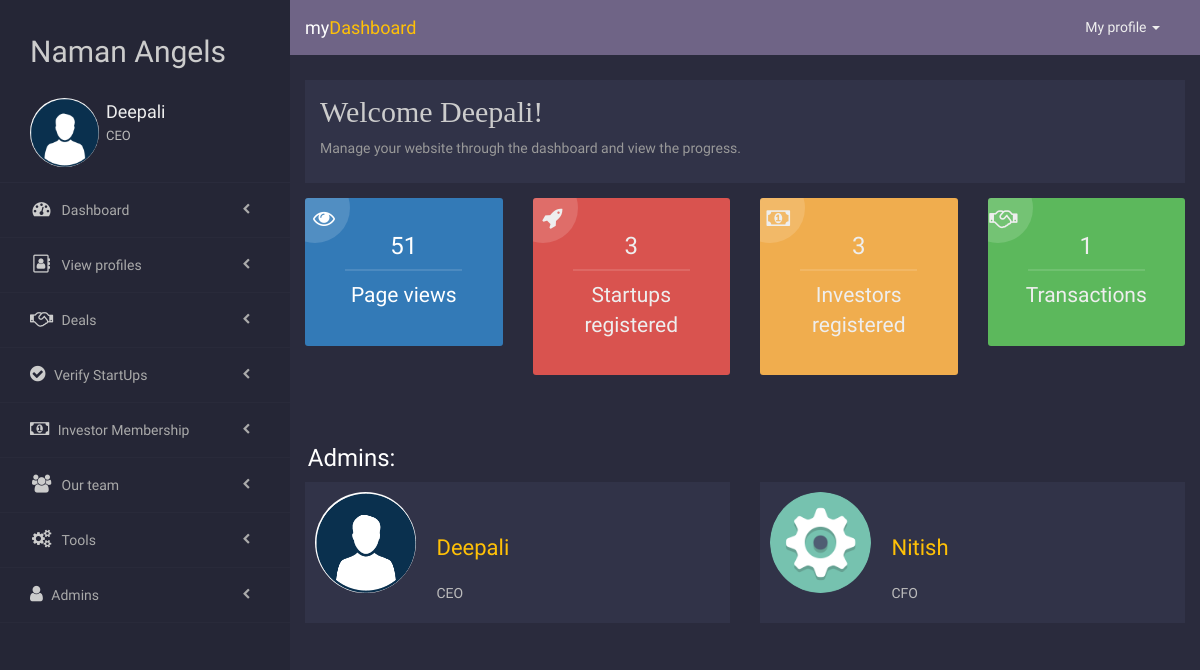
/admin/dashboard.php (signed in), run on an earlier commit of the app's database.
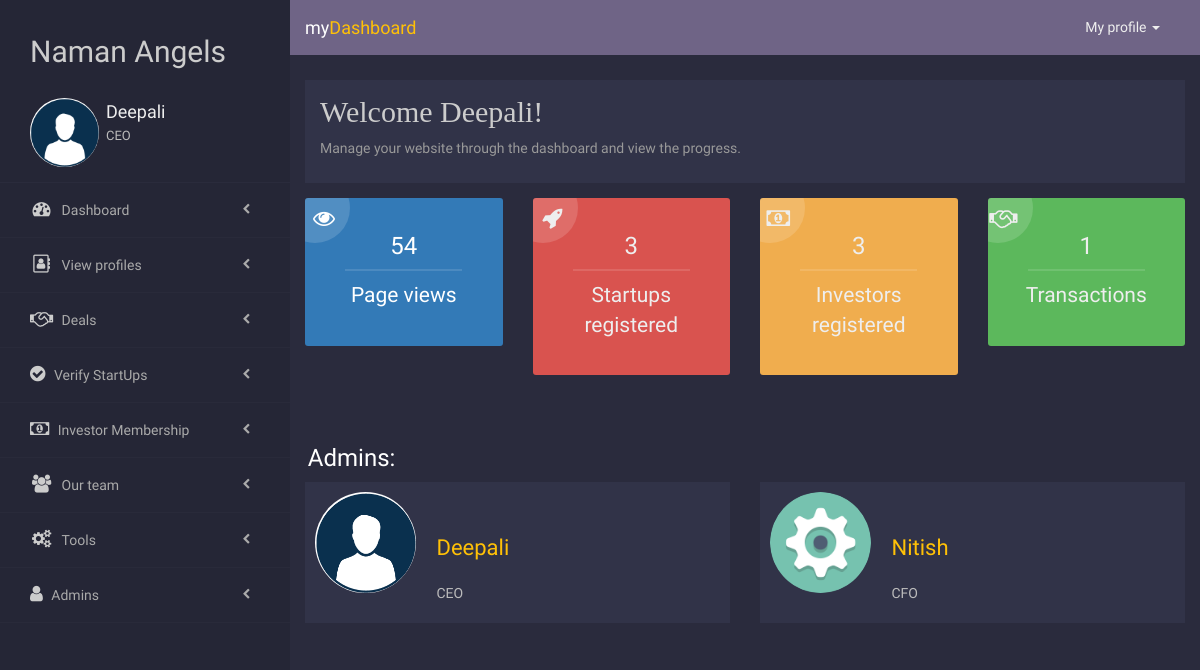
And on a later commit of the database.
### tables this page shows
CREATE TABLE `siteinfo` (
  `ID` int(100) NOT NULL,
  `Counter` int(100) NOT NULL DEFAULT '0'
);

### admin/dashboard.php (the view, shortened to what this page needs)
<?php
  require "../server.php" ;
  $q = "SELECT * FROM userstp;";
	$results=mysqli_query($db, $q);
  $startup=mysqli_num_rows($results);
  $q1 = "SELECT * FROM userinv;";
	$results=mysqli_query($db, $q1);
  $investor=mysqli_num_rows($results);
  $q1 = "SELECT * FROM requests WHERE Deal=1;";
  $results=mysqli_query($db, $q1);
  $transactions=mysqli_num_rows($results);
  $q = "SELECT * FROM siteinfo where ID = '1'";
  $results=mysqli_query($db, $q);
  $row = mysqli_fetch_array($results);
  $pagehit = $row['Counter'];
?>
<html lang="en">
  <head>
    <link rel="stylesheet" href="https://maxcdn.bootstrapcdn.com/font-awesome/4.7.0/css/font-awesome.min.css">
    <link rel="stylesheet" href="css/dashboard.css">
  </head>
  <body>
  <?php require "sidebar.php" ?>
  <div class="cont">
      <div class="welcome">
        <div class="container-fluid">
          <div class="row">
            <div class="col-md-12">
              <div class="content">
                <h2>Welcome <?php echo $AdminName;?>!</h2>
                <p>Manage your website through the dashboard and view the progress.</p>
              </div>
            </div>
          </div>
        </div>
      </div>
      <section class='statis text-center'>
        <div class="container-fluid">
          <div class="row">
            <div class="col-md-3">
              <div class="box bg-primary">
                <i class="fa fa-eye"></i>
                <h3><?= $pagehit?></h3>
                <p class="lead">Page views</p>
              </div>
            </div>
            <div class="col-md-3">
              <div class="box danger">
                <i class="fa fa-rocket"></i>
                <h3><?php echo $startup ;?></h3>
                <p class="lead">Startups registered</p>
              </div>
            </div>
            <div class="col-md-3">
              <div class="box warning">
                <i class="fa fa-money"></i>
                <h3><?php echo $investor ;?></h3>
                <p class="lead">Investors registered</p>
              </div>
            </div>
            <div class="col-md-3">
              <div class="box success">
                <i class="fa fa-handshake-o"></i>
                <h3><?php echo $transactions ;?></h3>
                <p class="lead">Transactions</p>
              </div>
            </div>
          </div>
        </div>
      </section>
      <?php
            $qu = "SELECT * FROM admin";
            $results = mysqli_query($db, $qu);
            echo '
                  <section class="admins">
                    <div class="container-fluid">
                    <div class="row">
                     <h3>  &nbsp;&nbsp;&nbsp;Admins:</h3>
            ';
            while($row = mysqli_fetch_assoc($results))
            {
                    echo '
                      <div class="col-md-6">
                      <div class="box">
                            <div class="admin">
                              <div class="img">
                              <img class="img-responsive" src="../'.$row['ProfilePic'].'" style="border-radius:50%;"/>
                              </div>
                              <div class="info"><br><br>
                              <font class="name">'.$row['AdminName'].'</font><br><br>
                              <p class="designation">'.$row['AdminDesgn'].'</p></center>
                              </div>
                            </div>
                            </div>
                            </div>';
            }
            echo '
            </div>
            </div>
            </section>
            ';
            ?>
      </div>
      </body>
    </html>

### admin/sidebar.php (shortened to what this page needs)
<?php
  $id = $_SESSION['adminID'];
	$qu = "SELECT * FROM admin WHERE adminID = '$id'";
	$results = mysqli_query($db, $qu);
	$row = mysqli_fetch_assoc($results);
	$AdminName = $row['AdminName'];
  $AdminDesgn = $row['AdminDesgn'];
  $ProfilePic = $row['ProfilePic'];
?>
<html lang="en">
  <head>
    <link rel="stylesheet" href="https://maxcdn.bootstrapcdn.com/bootstrap/3.3.7/css/bootstrap.min.css">
    <link rel="stylesheet" href="https://maxcdn.bootstrapcdn.com/font-awesome/4.7.0/css/font-awesome.min.css">
    <link rel="stylesheet" href="css/sidebar.css">
  </head>
  <body>
    <aside class="side-nav" id="show-side-navigation1">
      <div class="heading">
        <h2>Naman Angels</h2><br>
        <?= "<img src='../".$ProfilePic."' style='border-radius:50%;'/>";?>
        <div class="info">
          <h3><a href="profile.php"><?php echo $AdminName;?></a></h3>
          <p><?php echo $AdminDesgn; ?></p>
        </div>
      </div>
      <ul class="categories">
      <li><i class="fa fa-dashboard fa-fw"></i><a href="dashboard.php">&nbsp;Dashboard</span></a>
        </li>
        <li><i class="fa fa-address-book-o fa-fw"></i><a href="#">&nbsp;View profiles</a>
        </li>
        <li><i class="fa fa-handshake-o fa-fw"></i><a href="transaction.php">&nbsp;Deals </a></li>
        <li><i class="fa fa-check-circle"></i><a href="verify.php">&nbsp;Verify StartUps</a></li>
        <li><i class="fa fa-money"></i><a href="#">&nbsp;Investor Membership</a>
        </li>
        <li><i class="fa fa-users fa-fw"></i><a href="#">&nbsp;Our team</a>
        </li>
        <li><i class="fa fa-cogs fa-fw"></i><a href="#">&nbsp;Tools</a>
        </li>
        <li><i class="fa fa-user" aria-hidden="true"></i><a href="add_admin.php">&nbsp;Admins</a></li>
    </aside>
    <section id="contents">
      <nav class="navbar navbar-default">
        <div class="container-fluid">
          <div class="navbar-header">
            <a class="navbar-brand" href="#">my<span class="main-color">Dashboard</span></a>
          </div>
          <div class="collapse navbar-collapse navbar-right" id="bs-example-navbar-collapse-1">
            <ul class="nav navbar-nav">
              <li class="dropdown">
                <a href="#" class="dropdown-toggle" data-toggle="dropdown" role="button" aria-haspopup="true" aria-expanded="false">My profile <span class="caret"></span></a>
              </li>
            </ul>
          </div>
        </div>
      </nav>
      </section>
    </body>
</html>

### admin/css/dashboard.css (style rules this page uses)
* { padding: 0; margin: 0; box-sizing: border-box; font-family: 'Droid Sans', sans-serif; outline: none; }
.cont { margin-left: 290px; z-index: -100; }
body { background-color: #2a2b3d }
#contents { position: relative; transition: .3s; margin-left: 290px; background-color: #2a2b3d; }
.welcome { color: #CCC; }
.welcome .content { background-color: #313348; padding: 15px; margin-top: 25px; }
.welcome h2 { font-family: Calibri; font-weight: 100; margin-top: 0 }
.welcome p { color: #999; }
.admins { margin-top: 25px; }
.admins .box .admin { margin-bottom: 20px; overflow: hidden; background-color: #313348; padding: 10px; }
.admins .box .admin .img { width: 20%; margin-right: 5%; float: left; }
.admins .box .admin .img img { border-radius: 50%; }
.admins .box .info { width: 75%; color: #EEE; float: left; }
.admins .box .info p { color: #BBB }
.statis { color: #EEE; margin-top: 15px; }
.statis .box { position: relative; padding: 15px; overflow: hidden; border-radius: 3px; margin-bottom: 25px; }
.statis .box h3:after { content: ""; height: 2px; width: 70%; margin: auto; background-color: rgba(255, 255, 255, 0.12); display: block; margin-top: 10px; }
.statis .box i { position: absolute; height: 70px; width: 70px; font-size: 22px; padding: 15px; top: -25px; left: -25px; background-color: rgba(255, 255, 255, 0.15); line-height: 60px; text-align: right; border-radius: 50%; }
.main-color { color: #ffc107 }
.warning { background-color: #f0ad4e }
.danger { background-color: #d9534f }
.success { background-color: #5cb85c }

### admin/css/sidebar.css (style rules this page uses)
* { padding: 0; margin: 0; box-sizing: border-box; font-family: 'Droid Sans', sans-serif; outline: none; }
body { background-color: #2a2b3d; }
#contents { position: relative; transition: .3s; margin-left: 290px; background-color:#5c98f2; }
.side-nav { float: left; height: 100%; width: 290px; background-color: #252636; color: #CCC; -webkit-transform: translateX(0); transform: translateX(0); transition: .3s; position: fixed; top: 0; left: 0; overflow: auto; z-index: 9999999 }
.side-nav .heading { background-color: #252636; padding: 15px 15px 15px 30px; overflow: hidden; border-bottom: 1px solid #2a2b3c }
.side-nav .heading > img { border-radius: 50%; float: left; width: 28%; }
.side-nav .info { float: left; width: 69%; margin-left: 3%; }
.side-nav .heading .info > h3 { margin: 0 0 5px }
.side-nav .heading .info > h3 > a { color: #EEE; font-weight: 100; margin-top: 4px; display: block; text-decoration: none; font-size: 18px; }
.side-nav .heading .info > p { color: #BBB; font-size: 13px; }
.side-nav .categories > li { padding: 17px 40px 17px 30px; overflow: hidden; border-bottom: 1px solid rgba(255, 255, 255, 0.02); cursor: pointer; }
.side-nav .categories > li > a { color: #AAA; text-decoration: none; }
.side-nav .categories > li > i { font-size: 18px; margin-right: 5px }
.side-nav .categories > li > a:after { content: "\f053"; font-family: fontAwesome; font-size: 11px; line-height: 1.8; float: right; color: #AAA; transition: all .8s ease-in-out; }
.main-color { color: #ffc107; }
.navbar-default { background-color: #6f6486 !important; border: none !important; border-radius: 0 !important; margin: 0 !important }
.navbar-default .navbar-nav>li>a { color: #EEE !important; line-height: 55px !important; padding: 0 10px !important; }
.navbar-default .navbar-brand { color:#FFF !important }
.navbar-default .navbar-brand { line-height: 55px !important; padding: 0 !important }
.navbar>.container .navbar-brand, .navbar>.container-fluid .navbar-brand { margin: 0 !important }
.navbar-default .navbar-nav>li>a { float: left !important; }

What changed in the data, as far as the page shows it:
changed siteinfo: Counter "51" → "54"
